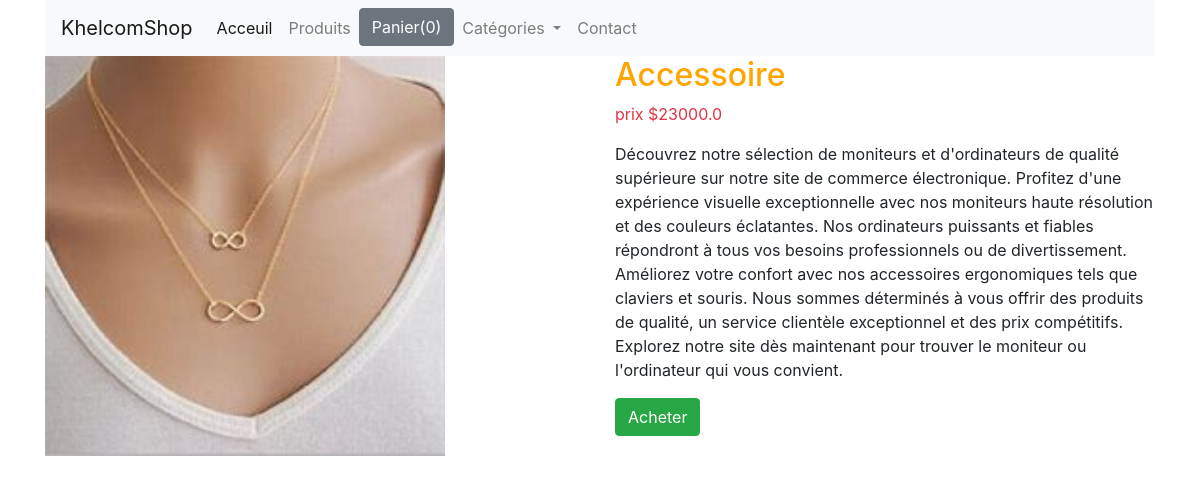
The page /5 on the database its author committed.
### shop/models.py (models this page shows, shortened)
class Product(models.Model):
    title = models.CharField(max_length=200)
    price = models.FloatField()
    description = models.TextField()
    category = models.ForeignKey(Category,related_name='categorie' ,on_delete=models.CASCADE)
    image = models.ImageField(upload_to='product_images/')
    date_added = models.DateTimeField(auto_now_add=True)

### shop/views.py (the view)
# urls.py: path('<int:myid>', detail, name="detail"),
def detail(request, myid):
    product_object = Product.objects.get(id=myid)
    return render(request, 'shop/detail.html',{'product': product_object})

### shop/templates/shop/detail.html
{% extends "shop/base.html" %} {% block content %}
<div class="row">
    <div class="col-md-6">
        <div>
            <img src="{{ product.image.url }}" width="400px" height="400" alt="{{ product.title }}">
        </div>
    </div>
    <div class="col-md-6">
        <div class="text-warnig display-3">
            <h2 style="color: orange;" class="">{{ product.title }}</h2>
        </div>
        <div class="text-danger">
            <p> prix ${{ product.price }}</p>
        </div>
        <div>
            <p> {{ product.description }} </p>
        </div>
        <a href="#"></a><button class="btn btn-success">Acheter</button></a>
    </div>
</div>
{% endblock %}

### rows shown on the page
Product: image (picture), title "Accessoire", price "23000.0", description "Découvrez notre sélection de moniteurs et d'ordinateurs de qualité supérieure sur notre site de commerce électronique. Profitez d'une expérience visuelle exceptionnelle avec nos moniteurs haute résolution et des couleurs éclatantes. Nos ordinateurs puissants et fiables répondront à tous vos besoins professionnels ou de divertissement. Améliorez votre confort avec nos accessoires ergonomiques tels que claviers et souris. Nous sommes déterminés à vous offrir des produits de qualité, un service clientèle exceptionnel et des prix compétitifs. Explorez notre site dès maintenant pour trouver le moniteur ou l'ordinateur qui vous convient."
